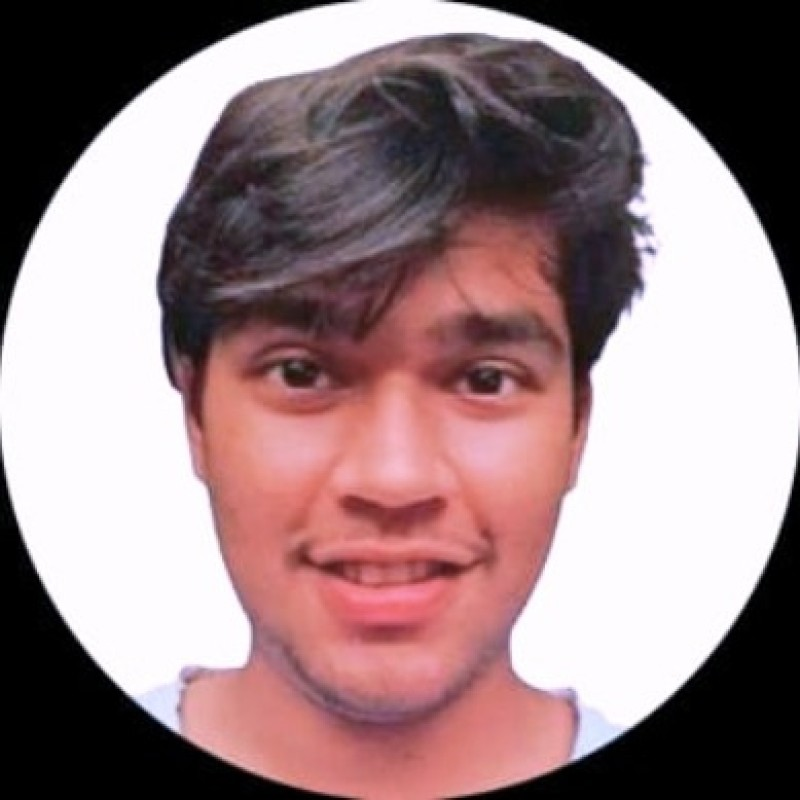
#> input picture matplot/img_editing/ramo.jpg, 800 x 800 px
$ python professional_look.py
#> lines starting #> are read from the running program, lines starting #| are printed output that depends on the picture
from PIL import Image, ImageEnhance, ImageFilter
import matplotlib.pyplot as plt

# Load your image (update the path to where your image is saved)
img = Image.open(r"ramo.jpg").convert("RGB")
#> img is the input picture: PIL image 800x800 RGB; mean R, G, B 152.7, 128.4, 131.1

# 1. Reduce brightness slightly
enhancer_brightness = ImageEnhance.Brightness(img)
img = enhancer_brightness.enhance(0.95)

# 2. Reduce saturation for a more natural tone
enhancer_color = ImageEnhance.Color(img)
img = enhancer_color.enhance(0.85)
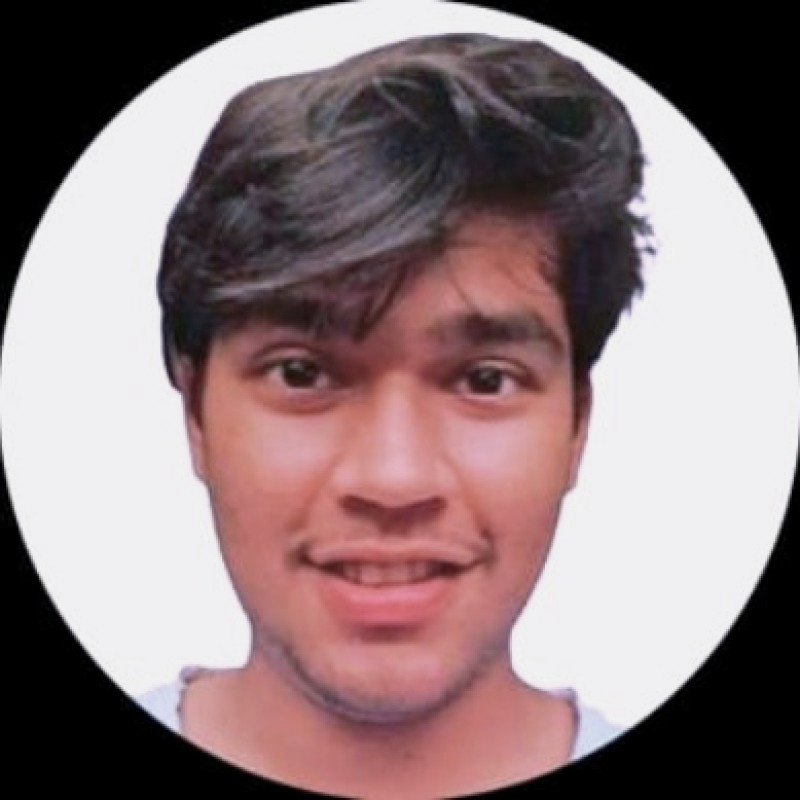
#> img: PIL image 800x800 RGB; mean R, G, B 141.9, 122.4, 124.4

# 3. Reduce sharpness slightly
enhancer_sharpness = ImageEnhance.Sharpness(img)
img = enhancer_sharpness.enhance(0.8)

# 4. Apply a slight blur to restore skin texture
img = img.filter(ImageFilter.GaussianBlur(radius=0.5))

# Show result
plt.imshow(img)
plt.axis("off")
plt.title("Professional Look")
plt.show()

# Save the result
img.save("professional_headshot.jpg")
